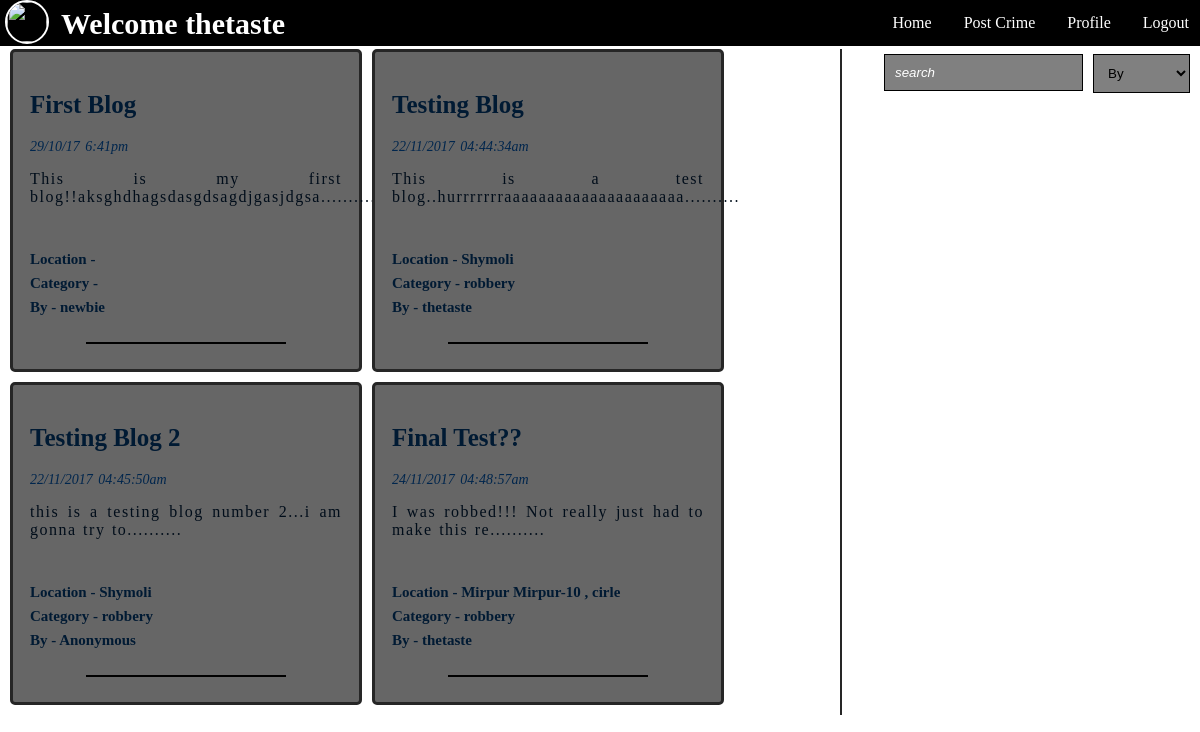
The page / (signed in) on the database its author committed.
### tables this page shows
CREATE TABLE `blogs` (
  `blog_id` int(11) NOT NULL,
  `title` varchar(100) DEFAULT NULL,
  `body` text,
  `datetime` varchar(70) DEFAULT NULL,
  `attachment` longblob,
  `blogger_id` int(11) DEFAULT NULL,
  `name_hidden` tinyint(1) DEFAULT NULL,
  `location` text,
  `category` varchar(50) DEFAULT NULL,
  `del` tinyint(1) DEFAULT '0'
);

CREATE TABLE `users` (
  `user_id` int(11) NOT NULL,
  `fname` varchar(80) DEFAULT NULL,
  `lname` varchar(80) DEFAULT NULL,
  `age` int(11) DEFAULT NULL,
  `bdate` varchar(11) DEFAULT NULL,
  `username` varchar(120) DEFAULT NULL,
  `email` varchar(50) DEFAULT NULL,
  `password` varchar(100) DEFAULT NULL,
  `pro_pic` varchar(180) DEFAULT NULL,
  `gender` varchar(20) DEFAULT NULL,
  `role` int(11) DEFAULT NULL,
  `del` tinyint(1) DEFAULT '0'
);

### Controllers/login_controller.php (called while the page is built, shortened)
<?php
require_once(get_include_path()."\Projects\aiub project\Models\UserModel.php");
class Login{
    protected $logged = false;
    protected $user = NULL;
    function Login()
    {
        $this->user = new UserModel();
        if(isset($_SESSION['logged_in']))
        {
        	$this->logged = $_SESSION["logged_in"];
            $this->user->setUsername($_SESSION["username"]);
            $this->user->setUserId($_SESSION["user_id"]);
        }
    }
    function isLogged()
    {
        return $this->logged;
    }
    function getUsername()
    {
        return $this->user->getUsername();
    }
}
 ?>

### Models/UserModel.php (called while the page is built, shortened)
<?php
require_once('Models.php');
class UserModel extends Models{
    private $username = "";
    function UserModel( $username = "" ,  $userid = 0, $fname = "", $lname = "", $age = 0, $bdate = "", $email = "", $password = "", $pro_pic = NULL, $gender = "")
    {
        $this->username = $username;
    }
    function setUsername($username)
    {
        $this->username = $username;
    }
    function getUsername()
    {
        return $this->username;
    }
}
 ?>

### Controllers/BlogController.php (called while the page is built, shortened)
<?php
require(get_include_path()."\Projects\aiub project\Models\BlogModel.php");
class BlogController{
    private $blog;
    function BlogController()
    {
        $this->blog = new BlogModel();
    }
    function getAllBlogs()
    {
        return $this->blog->allBlogs();
    }
    function bloggerName($id)
    {
        return $this->blog->getBloggerName($id);
    }
}
 ?>

### Models/Models.php (called while the page is built, shortened)
<?php
class Models{
    public $server;
    public $user;
    public $pass;
    public $db;
    protected $conn;
    function Models($server = "localhost:3306" , $user = "root" , $pass ="" , $db = "is_that_crime")
    {
        $this->server = $server;
        $this->user = $user;
        $this->pass = $pass;
        $this->db = $db;
    }
    private function openConnection()
    {
        $this->conn = new mysqli($this->server , $this->user , $this->pass , $this->db);
        if($this->conn->connect_error)
        {
            $this->errorMessage($this->conn->connect_error);
            return false;
        }
        else
            return true;
    }
    function executeQuery($query)
    {
        if($this->openConnection())
        {
            if($this->result = $this->conn->query($query))
            {
                if($this->result->num_rows > 0)
                {
                    return $this->result;
                }
                else
                {
                    $this->closeConnection();
                    return false;
                }
            }
            else
            {
                $this->errorMessage($this->conn->error);
                return false;
            }
        }
        else
        {
            $this->errorMessage($this->conn->error);
            return false;
        }
    }
}
?>

### Models/BlogModel.php (called while the page is built, shortened)
<?php
require_once("Models.php");
class BlogModel extends Models{
    function allBlogs()
    {
        $result = $this->executeQuery("select * from blogs where del = false;");
        if($result->num_rows > 0)
            return $result;
        else
            return false;
    }
    function getBloggerName($id)
    {
        $name = $this->executeQuery("select username from users where user_id in (select blogger_id from blogs where blogger_id = $id);");
        if($name->num_rows > 0)
        {
            $name = $name->fetch_assoc();
            $name = $name["username"];
            return $name;
        }
        else
            return false;
    }
}
 ?>

### index.php (the view, shortened to what this page needs)
<html>
<head>
    <link rel="stylesheet" type="text/css" href="css/index_style.css">
    <link rel="stylesheet" type="text/css" href="css/navigation.css">
</head>
<body>
    <div>
    <navigation>
        <ul>
            <?php
            require("Controllers/login_controller.php");
            $login = new Login();
            if($login->isLogged())
            {
                echo "<li><img id='pro_pic' src='{$_SESSION['pro_pic']}'/></li>";
				echo "<li><b class = \"navigationb\">Welcome ". $login->getUsername(). "</b></li>";
                echo "<li class = \"right-li\"><a href = 'Views/action/logout.php'>Logout</a></li>";
            }
            else
            {
                echo "<li><b class = \"navigationb\">Hello World</b></li>";
                echo "<li class = \"right-li\"><a href = 'Views/login.php'>Login</a></li>";
            }
            if($login->isLogged())
                echo "<li class = \"right-li\"><a href = 'Views/user_info.php'>Profile</a></li>";
            else
                echo "<li class = \"right-li\"><a href = 'Views/signup.php'>Signup</a></li>";
                echo "<li class = \"right-li\"><a href = 'Views/crime_post.php'>Post Crime</a></li>";
                echo " <li class = \"right-li\"><a href = 'http://localhost:".$_SERVER['SERVER_PORT']."/Projects/aiub project/index.php'>Home</a></li>";
            ?>
        </ul>
    </navigation>
<article>
     <div id = "all_blogs">
            <?php
                require_once("Controllers/BlogController.php");
                $blog = new BlogController();
                if($result = $blog->getAllBlogs())
                {
                    while($row = $result->fetch_assoc())
                    {
                        $blogger = "Anonymous";
                        $body = $row["body"];
                        if(strlen($body) > 50)
                        {
                            $body = substr($body , 0 , 51);
                            $body = $body."..........";
                        }
                        if(!$row["name_hidden"])
                        {
                            $blogger_id = $row["blogger_id"];
                            $blogger = $blog->bloggerName($blogger_id);
                        }
                        echo "<div id = \"single_blog\">";
                        echo "<div id =\"single_blog_content\">";
                            echo "<h5>"."<a class = \"blog_title\" href = 'Views/blog.php/?blog_id=".$row['blog_id']."'>".$row['title']."</a></h5>";
                            echo "<p class = \"datetime\">{$row['datetime']}</p>";
                            echo "<p class = \"body\">$body</p><br>";
                            echo "<p class=\"bold-blog-content\">Location - ".$row["location"]. "</p>";
                            echo "<p class=\"bold-blog-content\">Category - ".$row["category"]. "</p>";
                            echo "<p class=\"bold-blog-content\">By - $blogger</p>";
                            echo "<hr/>";
                        echo "</div>";
                        echo "</div>";
                    }
                }
                else
                {
                    echo "<div id = \"single_blog\">";
                    echo "<div id =\"single_blog_content\">";
                        echo "<h1>No Crime Blogs To See</h1>";
                    echo "</div>";
                    echo "</div>";
                }
            ?>
        </div>
        <div id = "right-content">
            <input type="text" name="serach" id = "searchbox" placeholder="search">
            <select name="by" id = "searchby">
                    <option value = "by"> By </option>
            </select>
        </div>
</article>
</div>
</body>
</html>

### css/index_style.css (style rules this page uses)
body { margin:0px; padding: 0px; }
#single_blog_content { border-color: transparent; border-style: solid; border-width: 2px; margin: 10px; color:white; }
#single_blog { background-color: #666666; max-width:40%; height:auto; float:left; margin: 0px 0px 10px 10px; padding:5px; border:3px solid #262626; border-radius: 5px; text-align:justify; }
#all_blogs { width:70%; height:auto; padding: : 0px 0px 0px 5px; float:left; border-color: transparent; border-style: none; border-right:2px solid #262626 ; }
article { padding-top:3px; }
#right-content { background-color:; width:28%; height:auto; padding:5px 0px 5px 0px; float:right; }
#searchby { max-width:40%; height:auto; background-color:grey ; color: black; border: 1px solid black; padding: 10px; margin-left: 10px; top:20px; float:left; cursor:pointer; }
#searchbox { max-width:70%; height:auto; background-color:grey ; color: solid black; border: 1px solid black; padding: 10px; margin-left: 20px; top:20px; float:left; }
::placeholder { color: white; font-style: italic; }
hr { border: solid black; border-width: 2px 0 0;clear: both; margin-top:30px; width: 200px; }
.blog_title { font-size: 25px; text-decoration: none; font-family: 'Tahoma'; text-transform: capitalize; font-weight: bold; color: #001a33; }
.datetime { font-size: 14px; font-style: italic; font-family: 'Tahoma'; line-height: 0.9; word-spacing: 2; color:#00264d; }
.body { font-size: 16px; letter-spacing: 1.5; font-family: 'Tahoma'; word-spacing: 1; color: #000d1a; }
.bold-blog-content { font-size: 15px; font-weight: bold; line-height: 0.6; font-family: 'Tahoma'; color: #001a33; }

### css/navigation.css (style rules this page uses)
body { margin:0; padding:0; }
ul { list-style-type: none; margin: 0; padding:0px 0px 0px 5px; overflow: hidden; background-color:black; opacity:; top: 0px; width: 100%; }
#pro_pic { width: 40px; height: 40px; border:2px solid white; border-radius:50px; float:left; }
.navigationb { color: white; font-size:30px; border:2px solid transparent; padding:5px 0px 0px 10px; float:left; }
li { float: left; }
.right-li { float:right; display: inline-block; }
li a, .dropbtn { display: inline-block; color: white; text-align: center; padding: 14px 16px; text-decoration: none; }

### rows shown on the page
blogs: title "First Blog", datetime "29/10/17 6:41pm", body "This is my first blog!!aksghdhagsdasgdsagdjgasjdgsa..........", blogger.username "newbie"
blogs: title "Testing Blog", datetime "22/11/2017 04:44:34am", body "This is a test blog..hurrrrrrraaaaaaaaaaaaaaaaaaaaa..........", location "Shymoli", category "robbery", blogger.username "thetaste"
blogs: title "Testing Blog 2", datetime "22/11/2017 04:45:50am", body "this is a testing blog number 2...i am gonna try to..........", location "Shymoli", category "robbery", blogger "Anonymous"
blogs: title "Final Test??", datetime "24/11/2017 04:48:57am", body "I was robbed!!! Not really just had to make this re..........", location "Mirpur Mirpur-10 , cirle", category "robbery", blogger.username "thetaste"

### other values the page prints
$login->getUsername() "thetaste"
